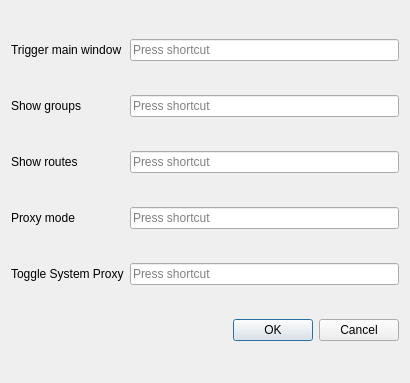
<?xml version="1.0" encoding="UTF-8"?>
<ui version="4.0">
    <class>DialogHotkey</class>
    <widget class="QDialog" name="DialogHotkey">
        <property name="geometry">
            <rect>
                <x>0</x>
                <y>0</y>
                <width>410</width>
                <height>383</height>
            </rect>
        </property>
        <property name="windowTitle">
            <string>Hotkey</string>
        </property>
        <layout class="QGridLayout" name="gridLayout">
            <item row="1" column="0">
                <widget class="QLabel" name="label_3">
                    <property name="text">
                        <string>Show groups</string>
                    </property>
                </widget>
            </item>
            <item row="5" column="1">
                <widget class="QDialogButtonBox" name="buttonBox">
                    <property name="focusPolicy">
                        <enum>Qt::StrongFocus</enum>
                    </property>
                    <property name="standardButtons">
                        <set>QDialogButtonBox::Cancel|QDialogButtonBox::Ok</set>
                    </property>
                </widget>
            </item>
            <item row="0" column="0">
                <widget class="QLabel" name="label">
                    <property name="text">
                        <string>Trigger main window</string>
                    </property>
                </widget>
            </item>
            <item row="2" column="0">
                <widget class="QLabel" name="label_4">
                    <property name="text">
                        <string>Show routes</string>
                    </property>
                </widget>
            </item>
            <item row="3" column="1">
                <widget class="QtExtKeySequenceEdit" name="system_proxy"/>
            </item>
            <item row="3" column="0">
                <widget class="QLabel" name="label_2">
                    <property name="text">
                        <string>Proxy mode</string>
                    </property>
                </widget>
            </item>
            <item row="1" column="1">
                <widget class="QtExtKeySequenceEdit" name="show_groups"/>
            </item>
            <item row="2" column="1">
                <widget class="QtExtKeySequenceEdit" name="show_routes"/>
            </item>
            <item row="0" column="1">
                <widget class="QtExtKeySequenceEdit" name="show_mainwindow"/>
            </item>
            <item row="4" column="1">
                <widget class="QKeySequenceEdit" name="toggle_proxy"/>
            </item>
            <item row="4" column="0">
                <widget class="QLabel" name="toggle_proxy_l">
                    <property name="text">
                        <string>Toggle System Proxy</string>
                    </property>
                </widget>
            </item>
        </layout>
    </widget>
    <customwidgets>
        <customwidget>
            <class>QtExtKeySequenceEdit</class>
            <extends>QKeySequenceEdit</extends>
            <header>3rdparty/QtExtKeySequenceEdit.h</header>
        </customwidget>
    </customwidgets>
    <tabstops>
        <tabstop>show_mainwindow</tabstop>
        <tabstop>show_groups</tabstop>
        <tabstop>show_routes</tabstop>
        <tabstop>system_proxy</tabstop>
        <tabstop>buttonBox</tabstop>
    </tabstops>
    <resources/>
    <connections>
        <connection>
            <sender>buttonBox</sender>
            <signal>accepted()</signal>
            <receiver>DialogHotkey</receiver>
            <slot>accept()</slot>
            <hints>
                <hint type="sourcelabel">
                    <x>258</x>
                    <y>255</y>
                </hint>
                <hint type="destinationlabel">
                    <x>199</x>
                    <y>149</y>
                </hint>
            </hints>
        </connection>
        <connection>
            <sender>buttonBox</sender>
            <signal>rejected()</signal>
            <receiver>DialogHotkey</receiver>
            <slot>reject()</slot>
            <hints>
                <hint type="sourcelabel">
                    <x>258</x>
                    <y>255</y>
                </hint>
                <hint type="destinationlabel">
                    <x>199</x>
                    <y>149</y>
                </hint>
            </hints>
        </connection>
    </connections>
</ui>
